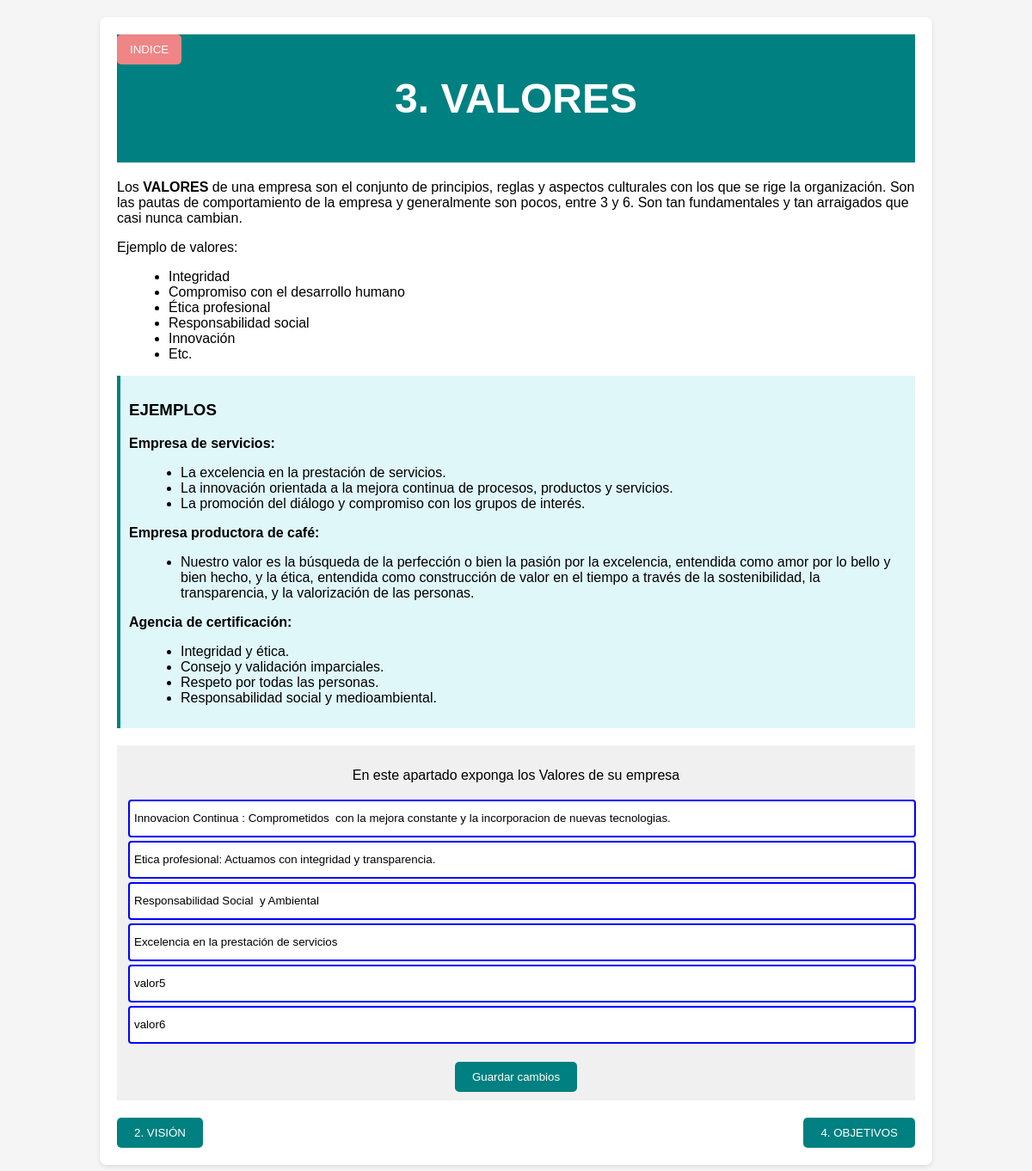
/pages/valores.php, run on the app's committed database.
### tables this page shows
CREATE TABLE IF NOT EXISTS `valores` (
  `id` int(11) NOT NULL AUTO_INCREMENT,
  `texto` varchar(300) DEFAULT NULL,
  PRIMARY KEY (`id`)
);

### pages/valores.php (the view, shortened to what this page needs)
<!DOCTYPE html>
<html lang="es">
<head>
</head>
<body>
    <div class="container">
        <button class="index-button" onclick="location.href='index.php'">INDICE</button>
        <div class="header">
            <h1>3. VALORES</h1>
        </div>
        <div class="content">
            <p>Los <strong>VALORES</strong> de una empresa son el conjunto de principios, reglas y aspectos culturales con los que se rige la organización. Son las pautas de comportamiento de la empresa y generalmente son pocos, entre 3 y 6. Son tan fundamentales y tan arraigados que casi nunca cambian.</p>
            <p>Ejemplo de valores:</p>
            <ul>
                <li>Integridad</li>
                <li>Compromiso con el desarrollo humano</li>
                <li>Ética profesional</li>
                <li>Responsabilidad social</li>
                <li>Innovación</li>
                <li>Etc.</li>
            </ul>
            <div class="example">
                <h3>EJEMPLOS</h3>
                <p><strong>Empresa de servicios:</strong></p>
                <ul>
                    <li>La excelencia en la prestación de servicios.</li>
                    <li>La innovación orientada a la mejora continua de procesos, productos y servicios.</li>
                    <li>La promoción del diálogo y compromiso con los grupos de interés.</li>
                </ul>
                <p><strong>Empresa productora de café:</strong></p>
                <ul>
                    <li>Nuestro valor es la búsqueda de la perfección o bien la pasión por la excelencia, entendida como amor por lo bello y bien hecho, y la ética, entendida como construcción de valor en el tiempo a través de la sostenibilidad, la transparencia, y la valorización de las personas.</li>
                </ul>
                <p><strong>Agencia de certificación:</strong></p>
                <ul>
                    <li>Integridad y ética.</li>
                    <li>Consejo y validación imparciales.</li>
                    <li>Respeto por todas las personas.</li>
                    <li>Responsabilidad social y medioambiental.</li>
                </ul>
            </div>
        </div>
        <div class="form-section">
            <p>En este apartado exponga los Valores de su empresa</p>
            <form action="../funtions/guardar_valores.php" method="POST">
                <table style="width: 100%;">
                    <?php
                    $link = conectarse();
                    $sql = "SELECT * FROM valores";
                    $result = mysqli_query($link, $sql);
                    if (mysqli_num_rows($result) > 0) {
                        while ($row = mysqli_fetch_assoc($result)) {
                            echo '<tr><td><input type="text" name="valor[]" value="' . $row['texto'] . '"></td></tr>';
                        }
                    } else {
                        for ($i = 0; $i < 6; $i++) {
                            echo '<tr><td><input type="text" name="valor[]"></td></tr>';
                        }
                    }
                    ?>
                </table>
                <br>
                <button type="submit">Guardar cambios</button>
            </form>
        </div>
        <div class="footer">
            <button onclick="location.href='vision.php'">2. VISIÓN</button>
            <button onclick="location.href='objetivos.php'">4. OBJETIVOS</button>
        </div>
    </div>
</body>
</html>

### pages/valores.php (style rules this page uses)
body { font-family: Arial, sans-serif; background-color: #f5f5f5; margin: 0; padding: 20px; }
.container { width: 80%; margin: 0 auto; background-color: #ffffff; padding: 20px; border-radius: 8px; box-shadow: 0 2px 5px rgba(0,0,0,0.1); position: relative; }
.header { background-color: #008080; color: white; padding: 15px; text-align: center; font-size: 24px; }
.content { margin-top: 20px; font-size: 16px; }
.content ul { list-style-type: disc; margin-left: 20px; }
.example { background-color: #e0f7fa; border-left: 4px solid #008080; padding: 10px; margin: 10px 0; }
.form-section { margin-top: 20px; background-color: #f0f0f0; padding: 10px; text-align: center; }
.form-section input[type="text"] { width: 100%; height: 30px; border: 2px solid blue; border-radius: 4px; padding: 5px; }
.footer { margin-top: 20px; display: flex; justify-content: space-between; }
button { background-color: #008080; color: white; border: none; padding: 10px 20px; cursor: pointer; border-radius: 5px; }
.index-button { position: absolute; top: 20px; left: 20px; background-color: #ef8586; color: white; border: none; padding: 10px 15px; cursor: pointer; border-radius: 5px; }

### data on the page
valores: texto "Innovacion Continua : Comprometidos con la mejora constante y la incorporacion de nuevas tecnologias."
valores: texto "Etica profesional: Actuamos con integridad y transparencia."
valores: texto "Responsabilidad Social y Ambiental"
valores: texto "Excelencia en la prestación de servicios"
valores: texto "valor5"
valores: texto "valor6"
